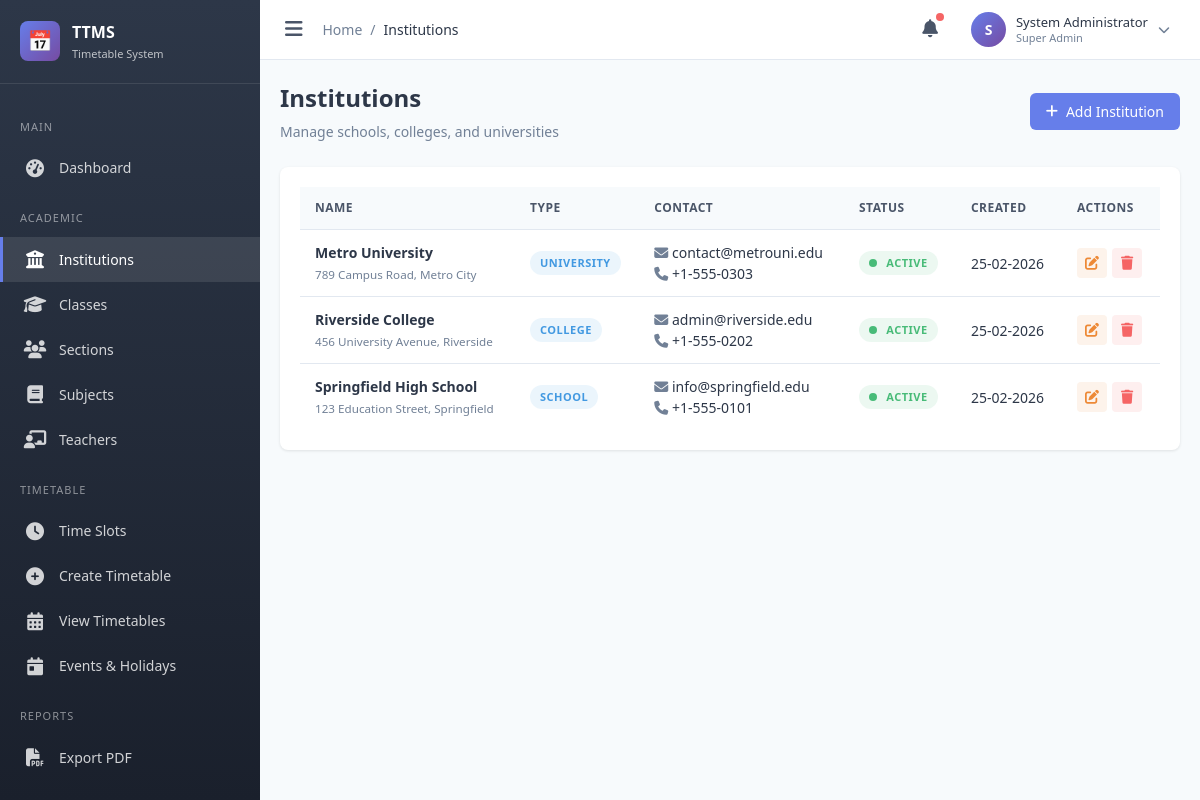
Page /modules/institution/index.php (signed in) on the committed database.
### tables this page shows
CREATE TABLE institutions (
    id INT PRIMARY KEY AUTO_INCREMENT,
    name VARCHAR(200) NOT NULL,
    type ENUM('school','college','university') NOT NULL,
    address TEXT,
    contact_email VARCHAR(100),
    contact_phone VARCHAR(20),
    logo VARCHAR(255),
    status ENUM('active','inactive') DEFAULT 'active',
    created_at TIMESTAMP DEFAULT CURRENT_TIMESTAMP,
    updated_at TIMESTAMP DEFAULT CURRENT_TIMESTAMP ON UPDATE CURRENT_TIMESTAMP
);

CREATE TABLE settings (
    id INT PRIMARY KEY AUTO_INCREMENT,
    institution_id INT NULL,
    setting_key VARCHAR(100) NOT NULL,
    setting_value TEXT,
    setting_group VARCHAR(50) DEFAULT 'general',
    FOREIGN KEY (institution_id) REFERENCES institutions(id) ON DELETE CASCADE,
    UNIQUE KEY unique_setting (institution_id, setting_key)
);

### includes/functions.php (called while the page is built, shortened)
<?php
require_once __DIR__ . '/../config/database.php';
function isLoggedIn() {
    return isset($_SESSION['admin_id']) && !empty($_SESSION['admin_id']);
}
function getCurrentAdmin() {
    return dbFetch(
        "SELECT a.*, r.name as role_name
         FROM admins a
         LEFT JOIN roles r ON a.role_id = r.id
         WHERE a.id = ?",
        [$_SESSION['admin_id']]
    );
}
function isSuperAdmin() {
    $admin = getCurrentAdmin();
    return $admin && $admin['is_super_admin'];
}
function hasPermission($module, $action = 'view') {
    if (isSuperAdmin()) return true;
    $admin = getCurrentAdmin();
    $permissionMap = [
        'view' => 'can_view',
        'create' => 'can_create',
        'edit' => 'can_edit',
        'delete' => 'can_delete',
        'export' => 'can_export'
    ];
    $column = $permissionMap[$action] ?? 'can_view';
    $permission = dbFetch(
        "SELECT {$column} FROM role_permissions WHERE role_id = ? AND module = ?",
        [$admin['role_id'], $module]
    );
    return $permission && $permission[$column];
}
function formatDate($date, $format = null) {
    if (!$format) {
        $setting = dbFetch("SELECT setting_value FROM settings WHERE setting_key = 'date_format' AND institution_id IS NULL");
        $format = $setting ? $setting['setting_value'] : 'd-m-Y';
    }
    return date($format, strtotime($date));
}
function getInstitutions($status = null) {
    $sql = "SELECT * FROM institutions";
    $params = [];
    $sql .= " ORDER BY name";
    return dbFetchAll($sql, $params);
}

### config/database.php (called while the page is built, shortened)
<?php
function getDB() {
    static $pdo = null;
    if ($pdo === null) {
        try {
            $dsn = sprintf(
                "mysql:host=%s;port=%d;dbname=%s;charset=%s",
                DB_HOST,
                DB_PORT,
                DB_NAME,
                DB_CHARSET
            );
            $pdo = new PDO($dsn, DB_USER, DB_PASS, [
                PDO::ATTR_ERRMODE => PDO::ERRMODE_EXCEPTION,
                PDO::ATTR_DEFAULT_FETCH_MODE => PDO::FETCH_ASSOC,
                PDO::ATTR_EMULATE_PREPARES => false,
            ]);
        } catch (PDOException $e) {
            error_log("Database connection failed: " . $e->getMessage());
            throw $e;
        }
    }
    return $pdo;
}
function dbQuery($sql, $params = []) {
    $stmt = getDB()->prepare($sql);
    $stmt->execute($params);
    return $stmt;
}
function dbFetch($sql, $params = []) {
    return dbQuery($sql, $params)->fetch();
}
function dbFetchAll($sql, $params = []) {
    return dbQuery($sql, $params)->fetchAll();
}

### includes/auth_check.php (called while the page is built, shortened)
<?php
require_once __DIR__ . '/functions.php';
$currentAdmin = getCurrentAdmin();

### modules/institution/index.php (the view, shortened to what this page needs)
<?php
require_once __DIR__ . '/../../includes/auth_check.php';
$breadcrumb = [
    ['label' => 'Institutions']
];
require_once __DIR__ . '/../../includes/header.php';
$institutions = getInstitutions();
?>
<div class="page-header">
    <div>
        <h1 class="page-title">Institutions</h1>
        <p class="page-subtitle">Manage schools, colleges, and universities</p>
    </div>
    <?php if (hasPermission('institution', 'create')): ?>
        <a href="form.php" class="btn btn-primary">
            <i class="fas fa-plus"></i> Add Institution
        </a>
    <?php endif; ?>
</div>
<div class="card">
    <div class="card-body">
        <?php if (empty($institutions)): ?>
            <div class="empty-state">
                <div class="empty-state-icon">&#127979;</div>
                <h3>No Institutions Found</h3>
                <p>Start by adding your first institution.</p>
                <?php if (hasPermission('institution', 'create')): ?>
                    <a href="form.php" class="btn btn-primary">Add Institution</a>
                <?php endif; ?>
            </div>
        <?php else: ?>
            <div class="table-container">
                <table class="data-table" id="institutionsTable">
                    <thead>
                        <tr>
                            <th>Name</th>
                            <th>Type</th>
                            <th>Contact</th>
                            <th>Status</th>
                            <th>Created</th>
                            <th>Actions</th>
                        </tr>
                    </thead>
                    <tbody>
                        <?php foreach ($institutions as $inst): ?>
                            <tr>
                                <td>
                                    <strong><?php echo htmlspecialchars($inst['name']); ?></strong>
                                    <?php if ($inst['address']): ?>
                                        <br><small style="color: var(--text-light);"><?php echo htmlspecialchars($inst['address']); ?></small>
                                    <?php endif; ?>
                                </td>
                                <td>
                                    <span class="badge badge-info">
                                        <?php echo ucfirst($inst['type']); ?>
                                    </span>
                                </td>
                                <td>
                                    <?php if ($inst['contact_email']): ?>
                                        <i class="fas fa-envelope" style="color: var(--text-light);"></i> <?php echo htmlspecialchars($inst['contact_email']); ?><br>
                                    <?php endif; ?>
                                    <?php if ($inst['contact_phone']): ?>
                                        <i class="fas fa-phone" style="color: var(--text-light);"></i> <?php echo htmlspecialchars($inst['contact_phone']); ?>
                                    <?php endif; ?>
                                </td>
                                <td>
                                    <span class="badge badge-<?php echo $inst['status'] === 'active' ? 'success' : 'danger'; ?>">
                                        <span class="status-dot status-<?php echo $inst['status']; ?>"></span>
                                        <?php echo ucfirst($inst['status']); ?>
                                    </span>
                                </td>
                                <td><?php echo formatDate($inst['created_at']); ?></td>
                                <td>
                                    <div class="action-btns">
                                        <?php if (hasPermission('institution', 'edit')): ?>
                                            <a href="form.php?id=<?php echo $inst['id']; ?>" class="action-btn edit" title="Edit">
                                                <i class="fas fa-edit"></i>
                                            </a>
                                        <?php endif; ?>
                                        <?php if (hasPermission('institution', 'delete')): ?>
                                            <a href="?delete=<?php echo $inst['id']; ?>" class="action-btn delete" title="Delete" onclick="return confirmDelete('Are you sure you want to delete this institution?');">
                                                <i class="fas fa-trash"></i>
                                            </a>
                                        <?php endif; ?>
                                    </div>
                                </td>
                            </tr>
                        <?php endforeach; ?>
                    </tbody>
                </table>
            </div>
        <?php endif; ?>
    </div>
</div>
<?php require_once __DIR__ . '/../../includes/footer.php'; ?>

### includes/header.php (shortened to what this page needs)
<?php
$currentPage = basename(dirname($_SERVER['PHP_SELF']));
$currentFile = basename($_SERVER['PHP_SELF'], '.php');
?>
<!DOCTYPE html>
<html lang="en">
<head>
    <link rel="stylesheet" href="/ttc/assets/css/style.css">
    <link rel="stylesheet" href="https://cdnjs.cloudflare.com/ajax/libs/font-awesome/6.4.0/css/all.min.css">
</head>
<body>
    <div class="admin-wrapper">
        <aside class="sidebar" id="sidebar">
            <div class="sidebar-header">
                <div class="sidebar-logo">&#128197;</div>
                <div class="sidebar-title">
                    TTMS
                    <span>Timetable System</span>
                </div>
            </div>
            <nav class="sidebar-menu">
                <div class="menu-category">Main</div>
                <a href="/ttc/modules/dashboard/index.php" class="menu-item <?php echo $currentPage === 'dashboard' ? 'active' : ''; ?>">
                    <i class="fas fa-tachometer-alt"></i>
                    <span>Dashboard</span>
                </a>
                <div class="menu-category">Academic</div>
                <a href="/ttc/modules/institution/index.php" class="menu-item <?php echo $currentPage === 'institution' ? 'active' : ''; ?>">
                    <i class="fas fa-university"></i>
                    <span>Institutions</span>
                </a>
                <a href="/ttc/modules/class/index.php" class="menu-item <?php echo $currentPage === 'class' ? 'active' : ''; ?>">
                    <i class="fas fa-graduation-cap"></i>
                    <span>Classes</span>
                </a>
                <a href="/ttc/modules/section/index.php" class="menu-item <?php echo $currentPage === 'section' ? 'active' : ''; ?>">
                    <i class="fas fa-users"></i>
                    <span>Sections</span>
                </a>
                <a href="/ttc/modules/subject/index.php" class="menu-item <?php echo $currentPage === 'subject' ? 'active' : ''; ?>">
                    <i class="fas fa-book"></i>
                    <span>Subjects</span>
                </a>
                <a href="/ttc/modules/teacher/index.php" class="menu-item <?php echo $currentPage === 'teacher' ? 'active' : ''; ?>">
                    <i class="fas fa-chalkboard-teacher"></i>
                    <span>Teachers</span>
                </a>
                <div class="menu-category">Timetable</div>
                <a href="/ttc/modules/timeslot/index.php" class="menu-item <?php echo $currentPage === 'timeslot' ? 'active' : ''; ?>">
                    <i class="fas fa-clock"></i>
                    <span>Time Slots</span>
                </a>
                <a href="/ttc/modules/timetable/create.php" class="menu-item <?php echo $currentPage === 'timetable' && $currentFile === 'create' ? 'active' : ''; ?>">
                    <i class="fas fa-plus-circle"></i>
                    <span>Create Timetable</span>
                </a>
                <a href="/ttc/modules/timetable/index.php" class="menu-item <?php echo $currentPage === 'timetable' && $currentFile === 'index' ? 'active' : ''; ?>">
                    <i class="fas fa-calendar-alt"></i>
                    <span>View Timetables</span>
                </a>
                <a href="/ttc/modules/event/index.php" class="menu-item <?php echo $currentPage === 'event' ? 'active' : ''; ?>">
                    <i class="fas fa-calendar-day"></i>
                    <span>Events & Holidays</span>
                </a>
                <div class="menu-category">Reports</div>
                <a href="/ttc/modules/export/index.php" class="menu-item <?php echo $currentPage === 'export' ? 'active' : ''; ?>">
                    <i class="fas fa-file-pdf"></i>
                    <span>Export PDF</span>
                </a>
                <?php if (isSuperAdmin()): ?>
                <div class="menu-category">Administration</div>
                <?php endif; ?>
            </nav>
        </aside>
        <main class="main-content">
            <header class="main-header">
                <div class="header-left">
                    <button class="sidebar-toggle" id="sidebarToggle">
                        <i class="fas fa-bars"></i>
                    </button>
                    <nav class="breadcrumb">
                        <a href="/ttc/modules/dashboard/index.php">Home</a>
                        <?php if (isset($breadcrumb)): ?>
                            <?php foreach ($breadcrumb as $item): ?>
                                <span class="breadcrumb-separator">/</span>
                                <?php if (isset($item['url'])): ?>
                                    <a href="<?php echo $item['url']; ?>"><?php echo $item['label']; ?></a>
                                <?php else: ?>
                                    <span class="breadcrumb-current"><?php echo $item['label']; ?></span>
                                <?php endif; ?>
                            <?php endforeach; ?>
                        <?php endif; ?>
                    </nav>
                </div>
                <div class="header-right">
                    <button class="header-btn" title="Notifications">
                        <i class="fas fa-bell"></i>
                        <span class="notification-badge"></span>
                    </button>
                    <div class="user-menu" onclick="toggleUserDropdown()">
                        <div class="user-avatar">
                            <?php echo strtoupper(substr($currentAdmin['name'], 0, 1)); ?>
                        </div>
                        <div class="user-info">
                            <div class="user-name"><?php echo htmlspecialchars($currentAdmin['name']); ?></div>
                            <div class="user-role"><?php echo $currentAdmin['is_super_admin'] ? 'Super Admin' : ($currentAdmin['role_name'] ?? 'Admin'); ?></div>
                        </div>
                        <i class="fas fa-chevron-down" style="font-size: 12px; color: var(--text-light);"></i>
                    </div>
                </div>
            </header>
            <div class="content-wrapper">

### rows in the picture
institutions: name "Metro University", address "789 Campus Road, Metro City", type "UNIVERSITY", contact_email "contact@metrouni.edu", contact_phone "+1-555-0303", status "ACTIVE", created_at.setting_value "25-02-2026"
institutions: name "Riverside College", address "456 University Avenue, Riverside", type "COLLEGE", contact_email "admin@riverside.edu", contact_phone "+1-555-0202", status "ACTIVE", created_at.setting_value "25-02-2026"
institutions: name "Springfield High School", address "123 Education Street, Springfield", type "SCHOOL", contact_email "info@springfield.edu", contact_phone "+1-555-0101", status "ACTIVE", created_at.setting_value "25-02-2026"

### other values in the picture
$item['label'] "Institutions"
substr($currentAdmin['name'], 0, 1) "S"
$currentAdmin['name'] "System Administrator"
